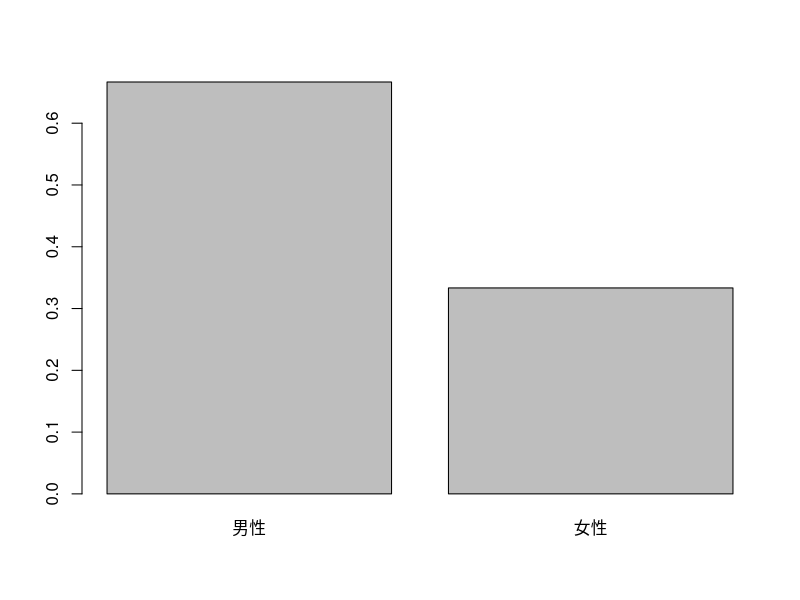
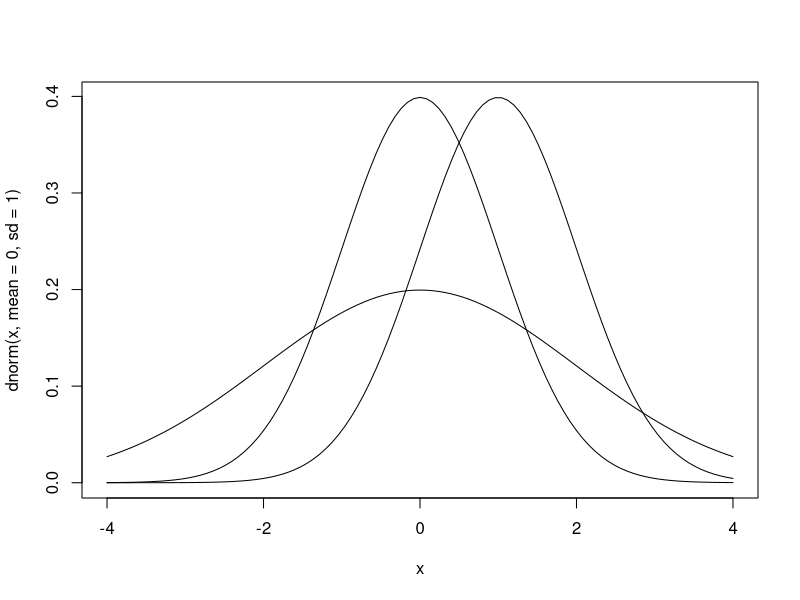
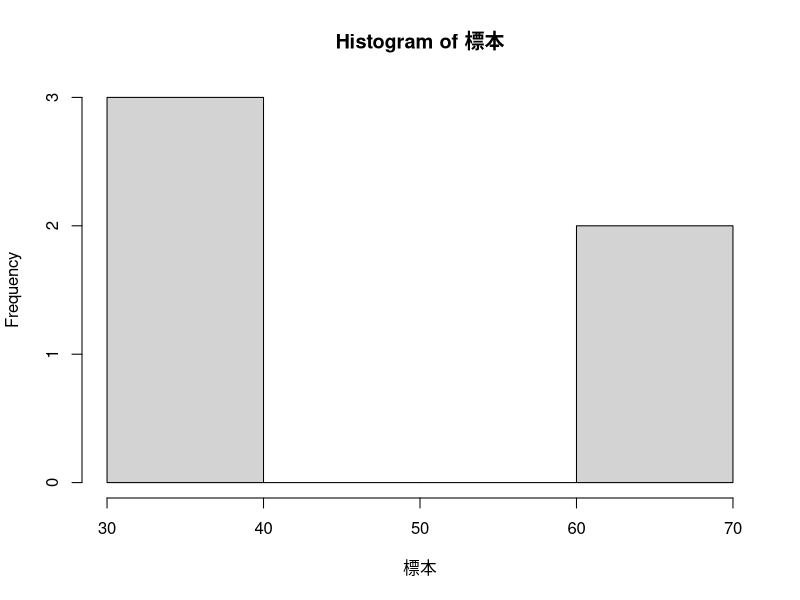
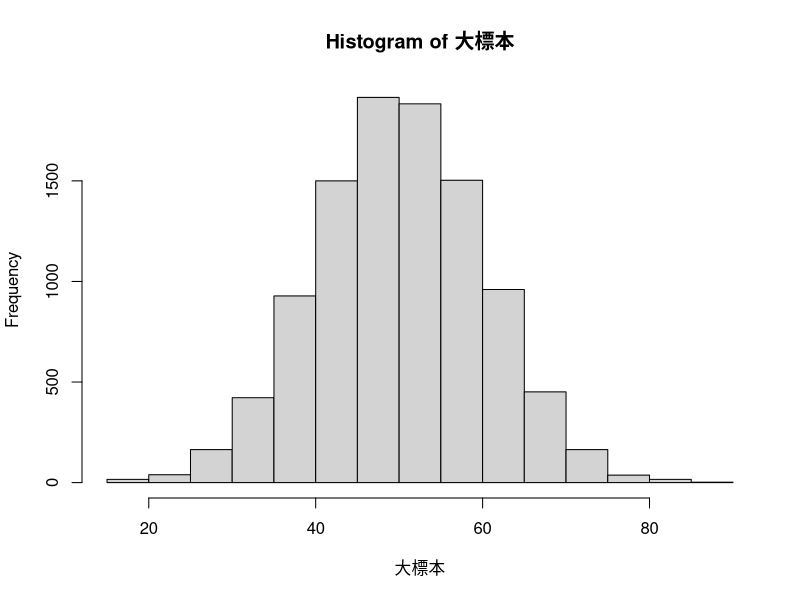

Here is the R script that generated these plots, in order:
## ===============================================

## 第4章 母集団と標本

## ===============================================

## =====================================

## 4.3 点推定

## =====================================

# 母平均の点推定を行う
身長 <- c(165.2, 175.9, 161.7, 174.2, 172.1, 163.3, 170.9, 170.6, 168.4, 171.3)
mean(身長)

# 母集団における身長の分散を推定する
var(身長)

## =====================================

## 4.4 推定値がどれくらい当てになるのかを調べる方法

## =====================================

## サイコロの出る目に関する度数分布

set.seed(1) # シードを1に設定
サイコロ6回振る <- ceiling(runif(n = 6, min = 0, max = 6))
table(サイコロ6回振る)

サイコロ600万回振る <- ceiling(runif(n = 6000000, min = 0, max = 6))
table(サイコロ600万回振る)

## 性別の母集団分布

# 性別の母集団分布のグラフを作成する
barplot(c(2 / 3, 1 / 3), names.arg = c("男性", "女性")) 

## 正規分布

curve(dnorm(x, mean = 0, sd = 1), from = -4, to = 4)
curve(dnorm(x, mean = 1, sd = 1), add = TRUE)
curve(dnorm(x, mean = 0, sd = 2), add = TRUE)

## 正規母集団から単純無作為抽出を行う

# 平均50、標準偏差10の正規母集団からn=5の標本を無作為に抽出する
rnorm(n = 5, mean = 50, sd = 10)
標本 <- rnorm(n = 5, mean = 50, sd = 10)
hist(標本)

大標本 <- rnorm(n = 10000, mean = 50, sd = 10)
hist(大標本)
